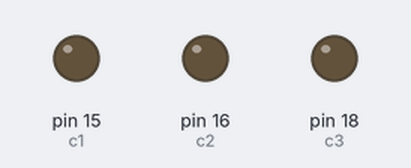
Simulated run of this program. Board: Raspberry Pi (header pin numbers). Shown: output pins drawn as LEDs (lit = HIGH). The clock reads 2024-03-15 10:24:30 at power-on unless the program sets it.

Above: at 0.05 s.
At 1.55 s:
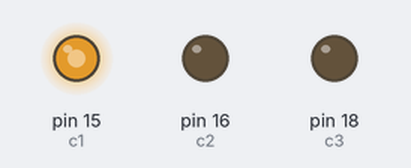
At 3.05 s:
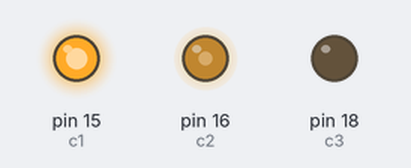
At 6.1 s:
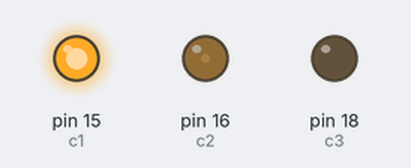
At 9.15 s:
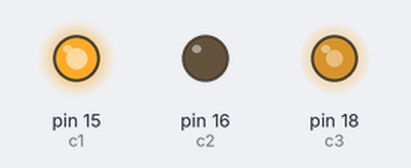
At 12.2 s:
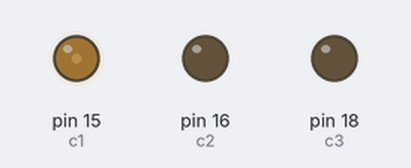
Timing chart, 0 to 16.4 s (numbered marks = the images above):
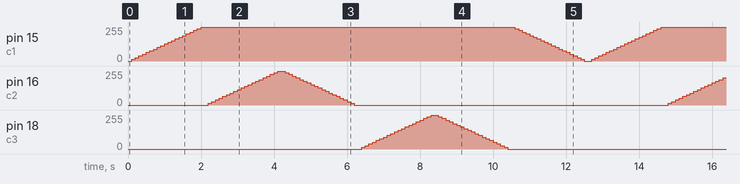

The program:

pwmtest.py
```python
import RPi.GPIO as GPIO
import logging, time

GPIO.cleanup()
GPIO.setwarnings(False)
GPIO.setmode(GPIO.BOARD)

GPIO.setup(15, GPIO.OUT)
GPIO.setup(16, GPIO.OUT)
GPIO.setup(18, GPIO.OUT)

c1 = GPIO.PWM(15, 100)
c2 = GPIO.PWM(16, 100)
c3 = GPIO.PWM(18, 100)

c1.start(0)
c2.start(0)
c3.start(0)

try:
    while True:
        for dc in range(0,101,5):
            c1.ChangeDutyCycle(dc)
            time.sleep(0.1)
        for dc in range(0,101,5):
            c2.ChangeDutyCycle(dc)
            time.sleep(0.1)
        for dc in range(100, -1, -5):
            c2.ChangeDutyCycle(dc)
            time.sleep(0.1)
        for dc in range(0,101,5):
            c3.ChangeDutyCycle(dc)
            time.sleep(0.1)
        for dc in range(100, -1, -5):
            c3.ChangeDutyCycle(dc)
            time.sleep(0.1)
        for dc in range(100, -1, -5):
            c1.ChangeDutyCycle(dc)
            time.sleep(0.1)
except KeyboardInterrupt:
    pass


c1.stop()
c2.stop()
c3.stop()

GPIO.cleanup()
```
